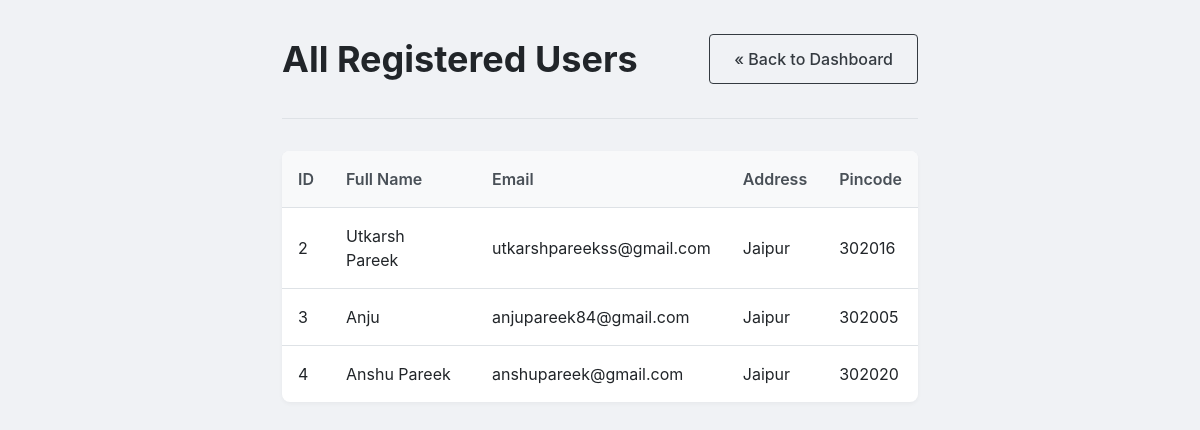
Before: /admin/users (signed in) with the older database file.
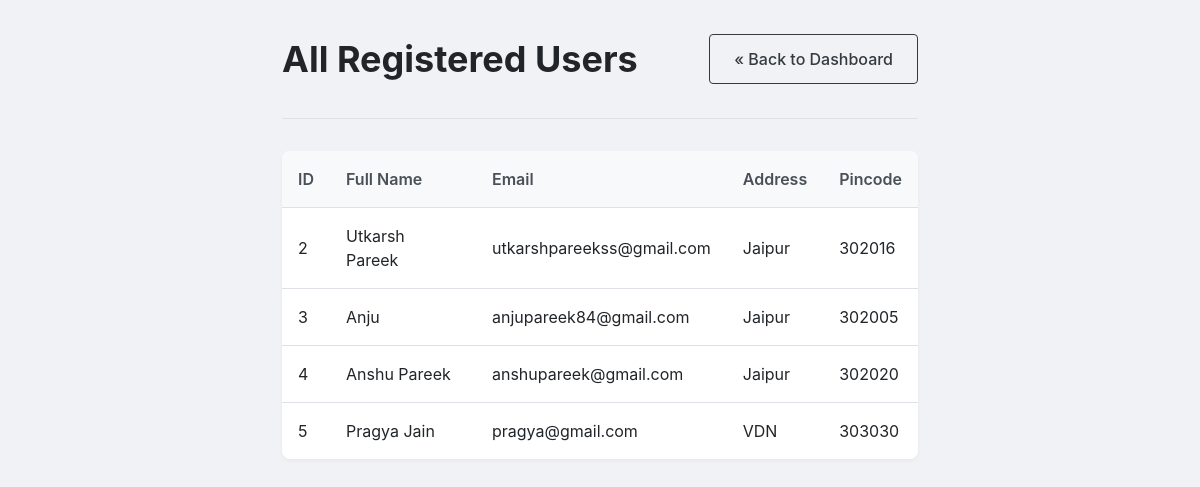
After: the same page with the newer database file.
### models/database.py (models this page shows, shortened)
class User(db.Model):
    __tablename__ = 'user'
    id = db.Column(db.Integer, primary_key=True)
    email = db.Column(db.String(120), unique=True, nullable=False)
    full_name = db.Column(db.String(50), nullable=False)
    password_hash = db.Column(db.String(128), nullable=False)
    is_admin = db.Column(db.Boolean, default=False, nullable=False)
    address = db.Column(db.String(100), nullable=False)
    pincode = db.Column(db.String(10), nullable=False)
    reservations = db.relationship('Reservation', backref='user', lazy=True, cascade="all, delete-orphan")
    reservations = db.relationship('Reservation', backref='user', lazy=True, cascade="all, delete-orphan")

### routes/admin_routes.py (the view)
@admin_bp.route('/admin/users')
def view_users():
    if not session.get('is_admin'):
        flash('You must be an admin to view this page.', 'danger')
        return redirect(url_for('auth.login'))
    users = User.query.filter_by(is_admin=False).all()
    return render_template('view_users.html', users=users)

### templates/view_users.html
{% extends "layout.html" %}
{% block content %}
<div class="dashboard-container">
    <div class="dashboard-header">
        <h1>All Registered Users</h1>
        <a href="{{ url_for('admin.admin_dashboard') }}" class="btn btn-outline">&laquo; Back to Dashboard</a>
    </div>
    <hr>
    {% if users %}
    <table class="data-table">
        <thead>
            <tr>
                <th>ID</th>
                <th>Full Name</th>
                <th>Email</th>
                <th>Address</th>
                <th>Pincode</th>
            </tr>
        </thead>
        <tbody>
            {% for user in users %}
            <tr>
                <td>{{ user.id }}</td>
                <td>{{ user.full_name }}</td>
                <td>{{ user.email }}</td>
                <td>{{ user.address }}</td>
                <td>{{ user.pincode }}</td>
            </tr>
            {% endfor %}
        </tbody>
    </table>
    {% else %}
    <div class="card-placeholder">
        <p>There are no registered users yet.</p>
    </div>
    {% endif %}
</div>
{% endblock %}

Changed rows visible on the page:
added User: id "5", full_name "Pragya Jain", email "pragya@gmail.com", address "VDN", pincode "303030"
